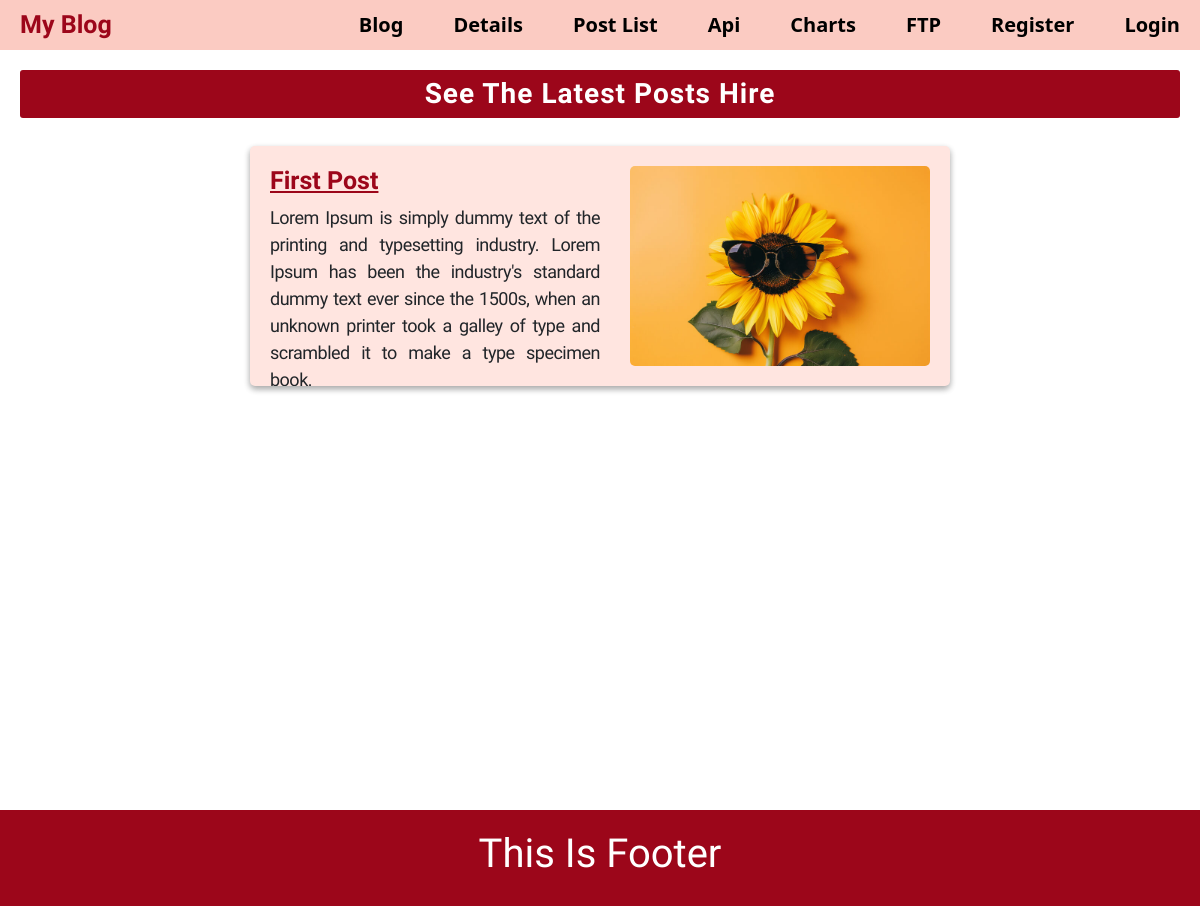
/posts/, run on the app's committed database.
### posts/models.py (models this page shows, shortened)
class Post(models.Model):
    title = models.CharField(max_length=100)
    body = models.TextField()
    slug = models.SlugField()
    date = models.DateTimeField(auto_now_add=True)
    banner = models.ImageField(default='default.jpg', blank=True)
    author = models.ForeignKey(User, on_delete=models.CASCADE, default=None)
    color = ColorField(format="hexa")

### posts/views.py (the view)
# urls.py: path('', views.posts_list, name='list'),
def posts_list(request):
    posts = Post.objects.all().order_by('-date')
    return render(request, 'posts/posts_list.html', { 'posts': posts })

### posts/templates/posts/posts_list.html (shortened to what this page needs)
{% extends "layout.html" %}
{% block content %}
    <h1 class="heading">See The Latest Posts Hire</h1>
    <section style="display: flex; flex-wrap: wrap; gap: 20px; justify-content: space-evenly;">
        {% for post in posts %}
            <section class="blogCart">
                <div class="blogCartContent">
                    <h2 class="postTitle">{{post.title}}</h2>
                    <p class="postContent">{{post.body}}</p>
                </div>
                <div class="postImgDiv">
                    <img src="{{ post.banner.url }}" alt="{{ post.title }}" class="postImg">
                </div>
            </section>
        {% endfor %}
    </section>
{% endblock %}

### static/css/style.css (style rules this page uses)
* { margin: 0px; padding: 0px; }
.heading { font-size: 28px; font-weight: bold; font-family: "Akaya Telivigala", system-ui; background: #9c061a; color: #fff; padding: 7px 15px; border-radius: 3px; letter-spacing: 1px; text-align: center; }
.blogCart { height: 240px; width: 700px; box-shadow: rgba(0, 0, 0, 0.16) 0px 3px 6px, rgba(0, 0, 0, 0.23) 0px 3px 6px; background: #ffe5e0; padding: 20px; display: flex; justify-content: space-between; margin: 20px 0; overflow: hidden; border-radius: 5px; }
.blogCartContent { width: 330px; }
.postTitle { color: #9c061a; font-size: 25px; font-family: "Akaya Telivigala", system-ui; font-weight: bold; text-decoration: underline; }
.postContent { font-family: "Edu NSW ACT Foundation", cursive; font-weight: 500; text-align: justify; margin-bottom: 0 !important; font-size: 18px; letter-spacing: -0.5px !important; }
.postImgDiv { height: 200px; width: 300px; border-radius: 5px; }
.postImg { height: 100%; width: 100%; border-radius: 5px; }

### data on the page
Post: title "First Post", body "Lorem Ipsum is simply dummy text of the printing and typesetting industry. Lorem Ipsum has been the industry's standard dummy text ever since the 1500s, when an unknown printer took a galley of type and scrambled it to make a type specimen book.", banner (picture)
